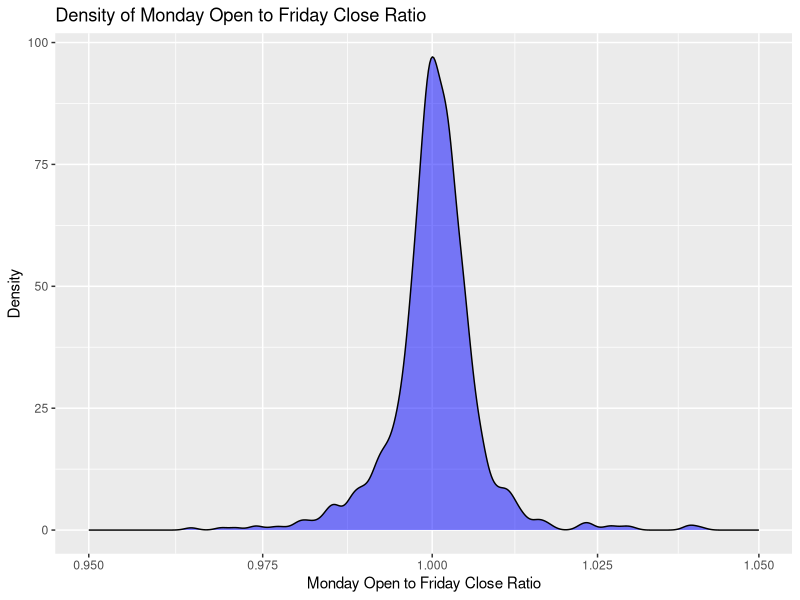
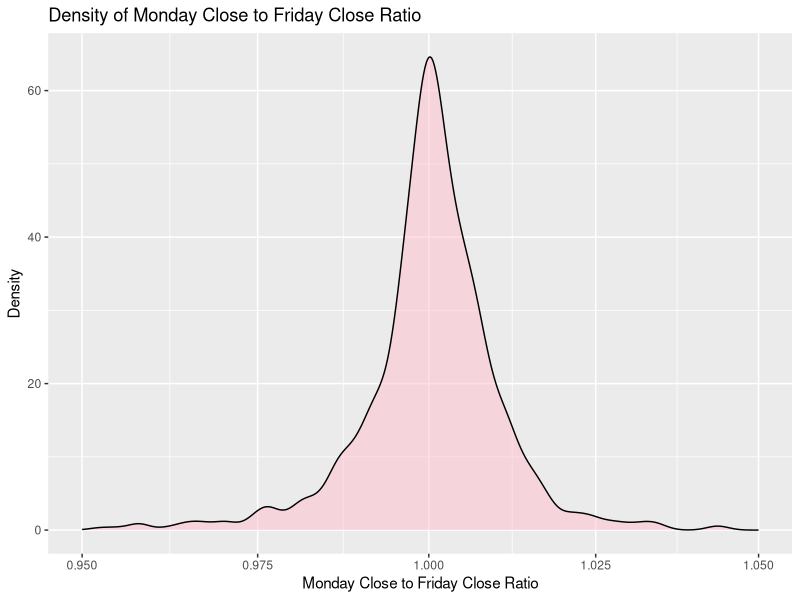
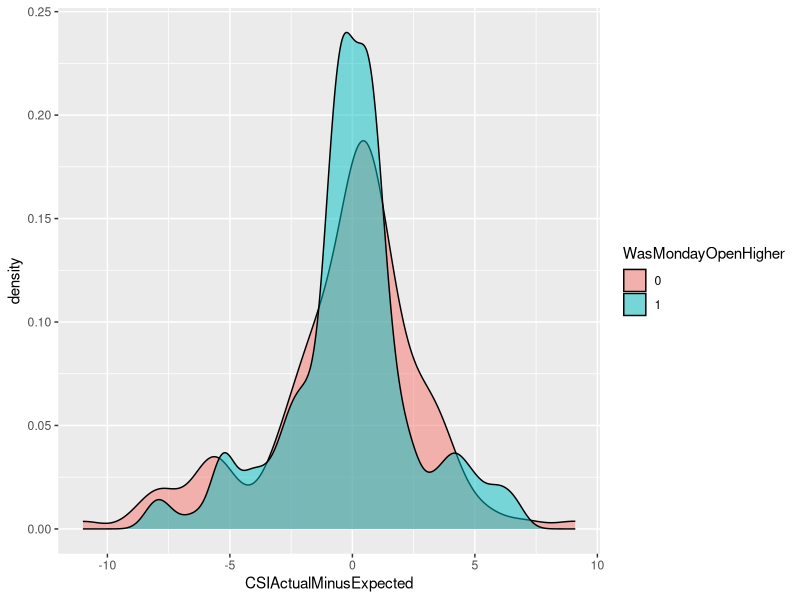
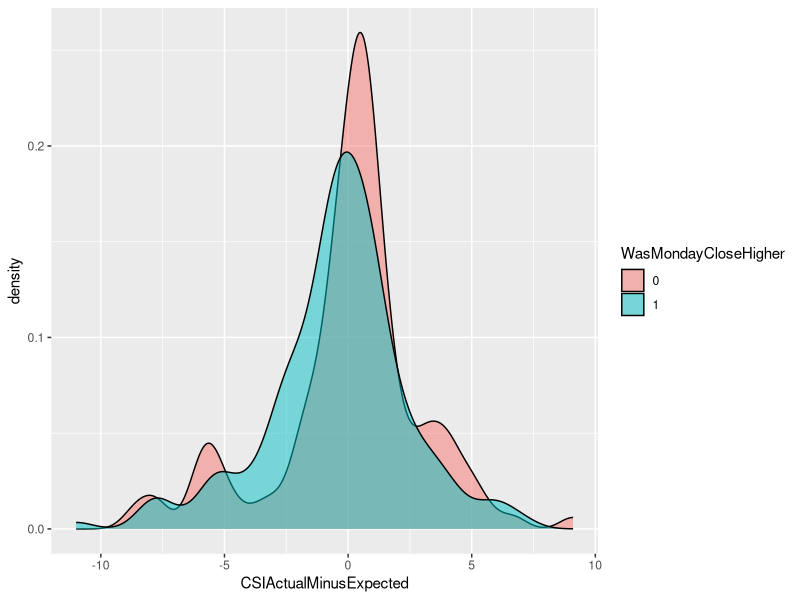
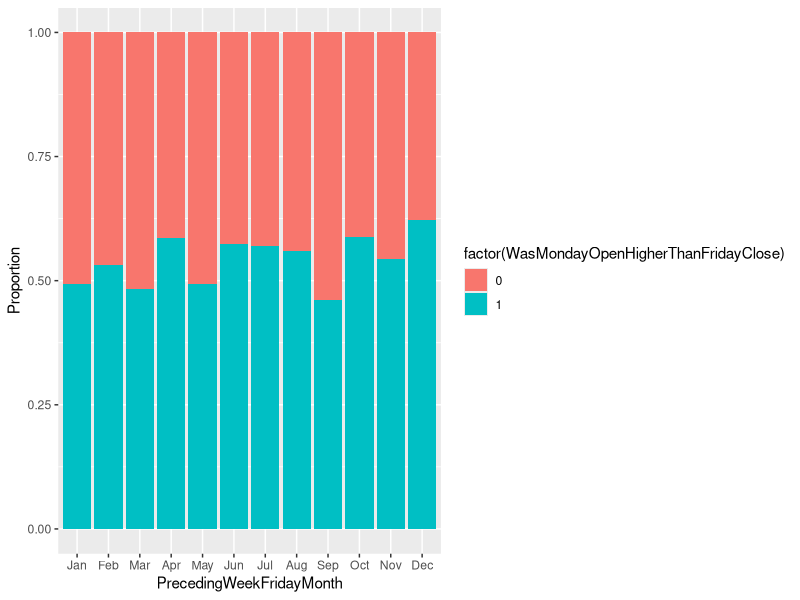

The R source for these figures, in order: (Note: this script raises an error after producing the figures.)
## ---- chunk 1
#| include: false
library(tidyverse)
library(sf)
library(dplyr)
library(knitr)

# If running on the department server, uncomment the lines below
#
# - We would also recommend rendering this assignment on https://hypatia.stat.duke.edu 
#   or https://katherinej.stat.duke.edu for better performance.

#flexiblas::flexiblas_load_backend("OPENBLAS-THREADS") |>
# flexiblas::flexiblas_switch()
# flexiblas::flexiblas_set_num_threads(8)
## ---- chunk 2
# Read the CSV file into a dataframe
df <- read.csv('data/SPY_data_wrangling/SPY_ready_for_analysis.csv', header = TRUE)

# Binomial model
model <- glm(MondayOpenComparedToFridayCloseChangeInPercent ~ FridayCloseComparedToThursdayCloseChangeInPercent + FridayIntradayChangeInPercent, 
                      data = df, family = gaussian)

# Print the summary of the model
summary(model)


## ---- chunk 3
df2 <- read.csv('data/SPY_data_wrangling/SPY_ready_for_analysis.csv', header = TRUE)

# Binomial model
model2 <- glm(WasMondayOpenHigherThanFridayClose	 ~ didFridayCloseHigherThanThursdayClose, 
                      data = df2, family = binomial)


# Gaussian model
model2_binomial <- glm(WasMondayOpenHigherThanFridayClose	 ~ wasFridayIntradayPositive, 
                      data = df2, family = binomial)
# Print the summary of the model
summary(model2)
summary(model2_binomial)
## ---- chunk 4
df3 <- read.csv('data/adding_triple_witch_to_SPY/SPY_ready_for_analysis_triple_witch.csv', header = TRUE)

# Binomial model
model3 <- glm(WasMondayOpenHigherThanFridayClose ~ didFridayCloseHigherThanThursdayClose + wasFridayIntradayPositive * fridayWasATripleWitchDay, 
                      data = df3, family = binomial)

# Print the summary of the model
summary(model3)




## ---- chunk 5
library(dplyr)
library(ggplot2)

# Assuming df3 is your dataframe

# Create a new column for the specified condition
df3 <- df3 %>%
  mutate(SpecialCondition = ifelse(fridayWasATripleWitchDay == 1 & didFridayCloseHigherThanThursdayClose == 0, "Condition Met", "Other"))

# Calculate ratios
ratios <- df3 %>%
  group_by(SpecialCondition) %>%
  summarise(
    Ones = sum(WasMondayOpenHigherThanFridayClose == 1),
    Zeros = sum(WasMondayOpenHigherThanFridayClose == 0),
    Ratio = Ones / Zeros,
    .groups = 'drop'
  )

# Print the ratios
print(ratios)


## ---- chunk 6
df4 <- read.csv('data/addingFOMC/SPY_ready_for_analysis_triple_witch_NFP_CSI_FOMC_with_month.csv', header = TRUE)
df4$MondayCloseToFridayCloseRatio <- df4$FollowingWeekMondayClose / df4$PrecedingWeekFridayClose

ggplot(df4, aes(x = MondayOpenToFridayCloseRatio)) + 
    geom_density(fill = "blue", alpha = 0.5) +
  scale_x_continuous(trans = 'log', limits = c(0.95, 1.05)) +
    labs(title = "Density of Monday Open to Friday Close Ratio",
         x = "Monday Open to Friday Close Ratio",
         y = "Density")

ggplot(df4, aes(x = MondayCloseToFridayCloseRatio)) + 
    geom_density(fill = "pink", alpha = 0.5) +
    scale_x_continuous(trans = 'log', limits = c(0.95, 1.05)) +
    labs(title = "Density of Monday Close to Friday Close Ratio",
         x = "Monday Close to Friday Close Ratio",
         y = "Density")



## ---- chunk 7
#1 vs 0 proportion break down table with percentages for df4$WasMondayOpenHigherThanFridayClose and df4$WasMondayCloseHigherThanFridayClose

# Count occurrences for WasMondayOpenHigherThanFridayClose
table_open <- table(df4$WasMondayOpenHigherThanFridayClose)

# Convert counts to proportions and then to percentages for WasMondayOpenHigherThanFridayClose
percentage_open <- prop.table(table_open) * 100

# Count occurrences for WasMondayCloseHigherThanFridayClose
table_close <- table(df4$WasMondayCloseHigherThanFridayClose)

# Convert counts to proportions and then to percentages for WasMondayCloseHigherThanFridayClose
percentage_close <- prop.table(table_close) * 100



formatted_yes_open <- sprintf("%.1f%%", percentage_open[2])
formatted_no_open <- sprintf("%.1f%%", percentage_open[1])
formatted_yes_close <- sprintf("%.1f%%", percentage_close[2])
formatted_no_close <- sprintf("%.1f%%", percentage_close[1])



breakdown_table <- data.frame(
  Category = c('Monday Open Price > Friday Close Price', 'Monday Close Price > Friday Close Price'),
  Yes = c(formatted_yes_open, formatted_yes_close),
  No = c(formatted_no_open, formatted_no_close)
  
)

library(knitr)
# Print the table
kable(breakdown_table, caption = "Proportions of Monday Open and Close vs. Friday Close", format = "html")

## ---- chunk 8
df4$NFPOutcomeIsShock <- ifelse(df4$NFPOutcome == "Shock", 1, 0)


#1. breakdown table of WasMondayOpenHigherThanFridayClose (1 vs 0) and NFPOutcomeIsShock (1 vs 0)
breakdown_table_monday_open_vs_nfp_shock <- table(df4$WasMondayOpenHigherThanFridayClose, df4$NFPOutcomeIsShock)
rownames(breakdown_table_monday_open_vs_nfp_shock) <- c("Monday Open Lower Than Friday Close", "Monday Open Higher Than Friday Close")
colnames(breakdown_table_monday_open_vs_nfp_shock) <- c("Nonfarm Payrolls Non-shock", "Nonfarm Payrolls Shock")
breakdown_table_column_percentages <- prop.table(breakdown_table_monday_open_vs_nfp_shock, 2) * 100
#print(breakdown_table_column_percentages)
breakdown_table_column_percentages_df <- as.data.frame.matrix(breakdown_table_column_percentages)

# Format each value to one decimal place with a percentage sign
breakdown_table_column_percentages_df_formatted <- data.frame(lapply(breakdown_table_column_percentages_df, function(x) sprintf("%.1f%%", x)))

# Print the formatted dataframe
#print(breakdown_table_column_percentages_df_formatted)


breakdown_table_WasMondayOpenHigherThanFridayClose_vs_NFPOutcomeIsShock <- data.frame(
  . = c("Monday Open Lower Than Friday Close", "Monday Open Higher Than Friday Close"),
  NFP_Nonshock = c(breakdown_table_column_percentages_df_formatted[1][[1]][1], breakdown_table_column_percentages_df_formatted[1][[1]][2]),
  NFP_Shock = c(breakdown_table_column_percentages_df_formatted[2][[1]][1], breakdown_table_column_percentages_df_formatted[2][[1]][2])
  
)


library(knitr)
# Print the table
kable(breakdown_table_WasMondayOpenHigherThanFridayClose_vs_NFPOutcomeIsShock, caption = "Proportion Breakdown of Monday Open Higher Than Friday Close vs Nonfarm Payroll Shock", format = "html")
## ---- chunk 9
df4$NFPOutcomeIsShock <- ifelse(df4$NFPOutcome == "Shock", 1, 0)


#1. breakdown table of WasMondayCloseHigherThanFridayClose (1 vs 0) and NFPOutcomeIsShock (1 vs 0)
breakdown_table_monday_close_vs_nfp_shock <- table(df4$WasMondayCloseHigherThanFridayClose, df4$NFPOutcomeIsShock)
rownames(breakdown_table_monday_close_vs_nfp_shock) <- c("Monday Close Lower Than Friday Close", "Monday Close Higher Than Friday Close")
colnames(breakdown_table_monday_close_vs_nfp_shock) <- c("Nonfarm Payrolls Non-shock", "Nonfarm Payrolls Shock")
breakdown_table_column_percentages2 <- prop.table(breakdown_table_monday_close_vs_nfp_shock, 2) * 100
#print(breakdown_table_column_percentages)
breakdown_table_column_percentages_df2 <- as.data.frame.matrix(breakdown_table_column_percentages2)

# Format each value to one decimal place with a percentage sign
breakdown_table_column_percentages_df_formatted2 <- data.frame(lapply(breakdown_table_column_percentages_df2, function(x) sprintf("%.1f%%", x)))

# Print the formatted dataframe
#print(breakdown_table_column_percentages_df_formatted)


breakdown_table_WasMondayCloseHigherThanFridayClose_vs_NFPOutcomeIsShock <- data.frame(
  . = c("Monday Close Lower Than Friday Close", "Monday Close Higher Than Friday Close"),
  NFP_Nonshock = c(breakdown_table_column_percentages_df_formatted2[1][[1]][1], breakdown_table_column_percentages_df_formatted2[1][[1]][2]),
  NFP_Shock = c(breakdown_table_column_percentages_df_formatted2[2][[1]][1], breakdown_table_column_percentages_df_formatted2[2][[1]][2])
  
)


library(knitr)
# Print the table
kable(breakdown_table_WasMondayCloseHigherThanFridayClose_vs_NFPOutcomeIsShock, caption = "Proportion Breakdown of Monday Close Higher Than Friday Close vs Nonfarm Payroll Shock", format = "html")
## ---- chunk 10
#columns_to_plot <- names(df4)[names(df4) != "MondayOpenToFridayCloseRatio"]

# Function to create a plot for each column
#create_plot <- function(col_name) {
#    p <- ggplot(df4, aes_string(x = col_name, y = "MondayOpenToFridayCloseRatio")) +
#        geom_point() +
#        labs(title = paste("MondayOpenToFridayCloseRatio vs", col_name),
#             x = col_name,
#             y = "MondayOpenToFridayCloseRatio")
#    print(p)
#}

# Apply the function to each column in the list
#lapply(columns_to_plot, create_plot)
## ---- chunk 11
#df4 <- read.csv('data/addingNonfarmPayrolls/SPY_ready_for_analysis_triple_witch_NFP.csv', header = TRUE)



# Binomial model
#model4 <- glm(WasMondayCloseHigherThanFridayClose ~ NFPOutcomeIsShock + fridayWasATripleWitchDay, 
#                      data = df4, family = binomial)


# Print the summary of the model
#summary(model4)



## ---- chunk 12
#summary(df4$CSIActualMinusExpected)
#table(df4$WasMondayOpenHigherThanFridayClose)

#boxplot(CSIActualMinusExpected ~ WasMondayOpenHigherThanFridayClose, data = df6, main = "CSIActualMinusExpected vs WasMondayOpenHigherThanFridayClose")


library(ggplot2)
ggplot(df4, aes(x = CSIActualMinusExpected, fill = factor(WasMondayOpenHigherThanFridayClose))) + 
  geom_density(alpha = 0.5) +
  labs(fill = "WasMondayOpenHigher")

# T-test or Mann-Whitney U Test (depending on data distribution)
t.test(CSIActualMinusExpected ~ WasMondayOpenHigherThanFridayClose, data = df4)

## ---- chunk 13
df4$CSIOutcomeIsShock <- ifelse(df4$CSIOutcome == "Shock", 1, 0)


#1. breakdown table of WasMondayOpenHigherThanFridayClose (1 vs 0) and CSIOutcomeIsShock (1 vs 0)
breakdown_table_monday_open_vs_csi_shock <- table(df4$WasMondayOpenHigherThanFridayClose, df4$CSIOutcomeIsShock)
rownames(breakdown_table_monday_open_vs_csi_shock) <- c("Monday Open Lower Than Friday Close", "Monday Open Higher Than Friday Close")
colnames(breakdown_table_monday_open_vs_csi_shock) <- c("Consumer Sentiment Index Non-shock", "Consumer Sentiment Index Shock")
breakdown_table_column_percentages_csi <- prop.table(breakdown_table_monday_open_vs_csi_shock, 2) * 100
#print(breakdown_table_column_percentages)
breakdown_table_column_percentages_df_csi <- as.data.frame.matrix(breakdown_table_column_percentages_csi)

# Format each value to one decimal place with a percentage sign
breakdown_table_column_percentages_df_formatted_csi <- data.frame(lapply(breakdown_table_column_percentages_df_csi, function(x) sprintf("%.1f%%", x)))

# Print the formatted dataframe
#print(breakdown_table_column_percentages_df_formatted)


breakdown_table_WasMondayOpenHigherThanFridayClose_vs_CSIOutcomeIsShock <- data.frame(
  . = c("Monday Open Lower Than Friday Close", "Monday Open Higher Than Friday Close"),
  CSI_Nonshock = c(breakdown_table_column_percentages_df_formatted_csi[1][[1]][1], breakdown_table_column_percentages_df_formatted_csi[1][[1]][2]),
  CSI_Shock = c(breakdown_table_column_percentages_df_formatted_csi[2][[1]][1], breakdown_table_column_percentages_df_formatted_csi[2][[1]][2])
  
)


library(knitr)
# Print the table
kable(breakdown_table_WasMondayOpenHigherThanFridayClose_vs_CSIOutcomeIsShock, caption = "Proportion Breakdown of Monday Open Higher Than Friday Close vs Consumer Sentiment Index Shock", format = "html")


#also a chi-square test on proportion of WasMondayOpenHigherThanFridayClose=1 and WasMondayOpenHigherThanFridayClose=0 being the same between CSIOutcomeIsShock=1 and CSIOutcomeIsShock=0
chi_square_test_WasMondayOpenHigherThanFridayClose_vs_CSIOutcomeIsShock <- chisq.test(breakdown_table_monday_open_vs_csi_shock)

# Print the results of the Chi-Square Test
print(chi_square_test_WasMondayOpenHigherThanFridayClose_vs_CSIOutcomeIsShock)
## ---- chunk 14
#summary(df4$CSIActualMinusExpected)
#table(df4$WasMondayOpenHigherThanFridayClose)

#boxplot(CSIActualMinusExpected ~ WasMondayOpenHigherThanFridayClose, data = df6, main = "CSIActualMinusExpected vs WasMondayOpenHigherThanFridayClose")


library(ggplot2)
ggplot(df4, aes(x = CSIActualMinusExpected, fill = factor(WasMondayCloseHigherThanFridayClose))) + 
  geom_density(alpha = 0.5) +
  labs(fill = "WasMondayCloseHigher")

# T-test or Mann-Whitney U Test (depending on data distribution)
t.test(CSIActualMinusExpected ~ WasMondayCloseHigherThanFridayClose, data = df4)

## ---- chunk 15
#df4$CSIOutcomeIsShock <- ifelse(df4$CSIOutcome == "Shock", 1, 0)


#1. breakdown table of WasMondayCloseHigherThanFridayClose (1 vs 0) and CSIOutcomeIsShock (1 vs 0)
breakdown_table_monday_close_vs_csi_shock <- table(df4$WasMondayCloseHigherThanFridayClose, df4$CSIOutcomeIsShock)
rownames(breakdown_table_monday_close_vs_csi_shock) <- c("Monday Close Lower Than Friday Close", "Monday Close Higher Than Friday Close")
colnames(breakdown_table_monday_close_vs_csi_shock) <- c("Consumer Sentiment Index Non-shock", "Consumer Sentiment Index Shock")
breakdown_table_column_percentages_csiCLOSE <- prop.table(breakdown_table_monday_close_vs_csi_shock, 2) * 100
#print(breakdown_table_column_percentages)
breakdown_table_column_percentages_df_csiCLOSE <- as.data.frame.matrix(breakdown_table_column_percentages_csiCLOSE)

# Format each value to one decimal place with a percentage sign
breakdown_table_column_percentages_df_formatted_csiCLOSE <- data.frame(lapply(breakdown_table_column_percentages_df_csiCLOSE, function(x) sprintf("%.1f%%", x)))

# Print the formatted dataframe
#print(breakdown_table_column_percentages_df_formatted)


breakdown_table_WasMondayCloseHigherThanFridayClose_vs_CSIOutcomeIsShock <- data.frame(
  . = c("Monday Close Lower Than Friday Close", "Monday Close Higher Than Friday Close"),
  CSI_Nonshock = c(breakdown_table_column_percentages_df_formatted_csiCLOSE[1][[1]][1], breakdown_table_column_percentages_df_formatted_csiCLOSE[1][[1]][2]),
  CSI_Shock = c(breakdown_table_column_percentages_df_formatted_csiCLOSE[2][[1]][1], breakdown_table_column_percentages_df_formatted_csiCLOSE[2][[1]][2])
  
)


library(knitr)
# Print the table
kable(breakdown_table_WasMondayCloseHigherThanFridayClose_vs_CSIOutcomeIsShock, caption = "Proportion Breakdown of Monday Close Higher Than Friday Close vs Consumer Sentiment Index Shock", format = "html")


#also a chi-square test on proportion of WasMondayOpenHigherThanFridayClose=1 and WasMondayOpenHigherThanFridayClose=0 being the same between CSIOutcomeIsShock=1 and CSIOutcomeIsShock=0
chi_square_test_WasMondayCloseHigherThanFridayClose_vs_CSIOutcomeIsShock <- chisq.test(breakdown_table_monday_close_vs_csi_shock)

# Print the results of the Chi-Square Test
print(chi_square_test_WasMondayCloseHigherThanFridayClose_vs_CSIOutcomeIsShock)
## ---- chunk 16
#df6$CSIOutcomeIsShock <- ifelse(df6$CSIOutcome == "Shock", 1, 0)
#table(df6$CSIOutcomeIsShock, df6$WasMondayOpenHigherThanFridayClose)

#chisq.test(table(df6$CSIOutcomeIsShock, df6$WasMondayOpenHigherThanFridayClose))
## ---- chunk 17
#df6 <- read.csv('data/addingUmichSentiment/SPY_ready_for_analysis_triple_witch_NFP_CSI.csv', header = TRUE)
#df6$NFPOutcomeIsShock <- ifelse(df6$NFPOutcome == "Shock", 1, 0)
#df6$CSIOutcomeIsShock <- ifelse(df6$CSIOutcome == "Shock", 1, 0)

# Binomial model

#model6 <- glm(WasMondayCloseHigherThanFridayClose ~ wasFridayIntradayPositive + NFPOutcomeIsShock + fridayWasATripleWitchDay + CSIOutcomeIsShock, 
#                      data = df6, family = binomial)


# Print the summary of the model
#summary(model6)



## ---- chunk 18

#1. breakdown table of WasMondayOpenHigherThanFridayClose (1 vs 0) and FOMCAction (Pause, Hike, SuperHike, etc...)
breakdown_table_monday_open_vs_fomc_action <- table(df4$WasMondayOpenHigherThanFridayClose, df4$FOMCAction)
rownames(breakdown_table_monday_open_vs_fomc_action) <- c("Monday Open Lower Than Friday Close", "Monday Open Higher Than Friday Close")
colnames(breakdown_table_monday_open_vs_fomc_action) <- c("", "Cut", "Hike", "Pause", "SuperCut", "SuperHike")
breakdown_table_column_percentages_FOMC <- prop.table(breakdown_table_monday_open_vs_fomc_action, 2) * 100
#print(breakdown_table_column_percentages)
breakdown_table_column_percentages_df_FOMC <- as.data.frame.matrix(breakdown_table_column_percentages_FOMC)

# Format each value to one decimal place with a percentage sign
breakdown_table_column_percentages_df_formatted_FOMC <- data.frame(lapply(breakdown_table_column_percentages_df_FOMC, function(x) sprintf("%.1f%%", x)))

# Print the formatted dataframe
#print(breakdown_table_column_percentages_df_formatted)


breakdown_table_WasMondayOpenHigherThanFridayClose_vs_FOMCAction <- data.frame(
  . = c("Monday Open Lower Than Friday Close", "Monday Open Higher Than Friday Close"),
  SuperCut = c(breakdown_table_column_percentages_df_formatted_FOMC[5][[1]][1], breakdown_table_column_percentages_df_formatted_FOMC[5][[1]][2]),
  Cut = c(breakdown_table_column_percentages_df_formatted_FOMC[2][[1]][1], breakdown_table_column_percentages_df_formatted_FOMC[2][[1]][2]),
  Pause = c(breakdown_table_column_percentages_df_formatted_FOMC[4][[1]][1], breakdown_table_column_percentages_df_formatted_FOMC[4][[1]][2]),
  Hike = c(breakdown_table_column_percentages_df_formatted_FOMC[3][[1]][1], breakdown_table_column_percentages_df_formatted_FOMC[3][[1]][2]),
  SuperHike = c(breakdown_table_column_percentages_df_formatted_FOMC[6][[1]][1], breakdown_table_column_percentages_df_formatted_FOMC[6][[1]][2])
  
)


library(knitr)
# Print the table
kable(breakdown_table_WasMondayOpenHigherThanFridayClose_vs_FOMCAction, caption = "Proportion Breakdown of Monday Open Higher Than Friday Close vs FOMC Actions", format = "html")


#also a chi-square test on proportion of WasMondayOpenHigherThanFridayClose=1 and WasMondayOpenHigherThanFridayClose=0 being the same between CSIOutcomeIsShock=1 and CSIOutcomeIsShock=0
chi_square_test_WasMondayOpenHigherThanFridayClose_vs_FOMCaction <- chisq.test(breakdown_table_monday_open_vs_fomc_action)

# Print the results of the Chi-Square Test
print(chi_square_test_WasMondayOpenHigherThanFridayClose_vs_FOMCaction)
## ---- chunk 19

#1. breakdown table of WasMondayCloseHigherThanFridayClose (1 vs 0) and FOMCAction (Pause, Hike, SuperHike, etc...)
breakdown_table_monday_close_vs_fomc_action <- table(df4$WasMondayCloseHigherThanFridayClose, df4$FOMCAction)
rownames(breakdown_table_monday_close_vs_fomc_action) <- c("Monday Open Lower Than Friday Close", "Monday Open Higher Than Friday Close")
colnames(breakdown_table_monday_close_vs_fomc_action) <- c("", "Cut", "Hike", "Pause", "SuperCut", "SuperHike")
breakdown_table_column_percentages_FOMCCLOSE <- prop.table(breakdown_table_monday_close_vs_fomc_action, 2) * 100
#print(breakdown_table_column_percentages)
breakdown_table_column_percentages_df_FOMCCLOSE <- as.data.frame.matrix(breakdown_table_column_percentages_FOMCCLOSE)

# Format each value to one decimal place with a percentage sign
breakdown_table_column_percentages_df_formatted_FOMCCLOSE <- data.frame(lapply(breakdown_table_column_percentages_df_FOMCCLOSE, function(x) sprintf("%.1f%%", x)))

# Print the formatted dataframe
#print(breakdown_table_column_percentages_df_formatted)


breakdown_table_WasMondayCloseHigherThanFridayClose_vs_FOMCAction <- data.frame(
  . = c("Monday Open Lower Than Friday Close", "Monday Open Higher Than Friday Close"),
  SuperCut = c(breakdown_table_column_percentages_df_formatted_FOMCCLOSE[5][[1]][1], breakdown_table_column_percentages_df_formatted_FOMCCLOSE[5][[1]][2]),
  Cut = c(breakdown_table_column_percentages_df_formatted_FOMCCLOSE[2][[1]][1], breakdown_table_column_percentages_df_formatted_FOMCCLOSE[2][[1]][2]),
  Pause = c(breakdown_table_column_percentages_df_formatted_FOMCCLOSE[4][[1]][1], breakdown_table_column_percentages_df_formatted_FOMCCLOSE[4][[1]][2]),
  Hike = c(breakdown_table_column_percentages_df_formatted_FOMCCLOSE[3][[1]][1], breakdown_table_column_percentages_df_formatted_FOMCCLOSE[3][[1]][2]),
  SuperHike = c(breakdown_table_column_percentages_df_formatted_FOMCCLOSE[6][[1]][1], breakdown_table_column_percentages_df_formatted_FOMCCLOSE[6][[1]][2])
  
)


library(knitr)
# Print the table
kable(breakdown_table_WasMondayCloseHigherThanFridayClose_vs_FOMCAction, caption = "Proportion Breakdown of Monday Close Higher Than Friday Close vs FOMC Actions", format = "html")


#also a chi-square test on proportion of WasMondayOpenHigherThanFridayClose=1 and WasMondayOpenHigherThanFridayClose=0 being the same between CSIOutcomeIsShock=1 and CSIOutcomeIsShock=0
chi_square_test_WasMondayCloseHigherThanFridayClose_vs_FOMCaction <- chisq.test(breakdown_table_monday_close_vs_fomc_action)

# Print the results of the Chi-Square Test
print(chi_square_test_WasMondayCloseHigherThanFridayClose_vs_FOMCaction)
## ---- chunk 20
df7 <- read.csv('data/addingFOMC/SPY_ready_for_analysis_triple_witch_NFP_CSI_FOMC.csv', header = TRUE)



df7$NFPOutcomeIsShock <- ifelse(df7$NFPOutcome == "Shock", 1, 0)
df7$CSIOutcomeIsShock <- ifelse(df7$CSIOutcome == "Shock", 1, 0)



df7_filtered <- rbind(df7[1:220, ], df7[264:nrow(df7), ])
df7_filtered$NFPOutcomeIsShock <- ifelse(df7_filtered$NFPOutcome == "Shock", 1, 0)
df7_filtered$CSIOutcomeIsShock <- ifelse(df7_filtered$CSIOutcome == "Shock", 1, 0)
df7_filtered$PrecedingWeekFridayVolumeMINUSPrecedingWeekThursdayVolume <- (df7_filtered$PrecedingWeekFridayVolume) - (df7_filtered$PrecedingWeekThursdayVolume)
#df7$FridayCloseToFridayOpenRatio <- (df$PrecedingWeekFridayClose) / (df$PrecedingWeekFridayOpen)


model7BUYFRICLOSESELLMONOPEN <- glm(WasMondayOpenHigherThanFridayClose ~ wasFridayIntradayPositive, 
                      data = df7_filtered, family = binomial)
summary(model7BUYFRICLOSESELLMONOPEN)





# wasFridayIntradayPositive
model7BUYFRICLOSESELLMONclose <- glm(WasMondayCloseHigherThanFridayClose ~ NFPOutcomeIsShock + CSIActualMinusExpected, 
                      data = df7, family = binomial)
  

summary(model7BUYFRICLOSESELLMONclose)

## ---- chunk 21
df8 <- read.csv('data/addingFOMC/SPY_ready_for_analysis_triple_witch_NFP_CSI_FOMC_with_month.csv', header = TRUE)
#df8 <- rbind(df8[1:220, ], df8[264:nrow(df8), ])
df8$NFPOutcomeIsShock <- ifelse(df8$NFPOutcome == "Shock", 1, 0)
df8$CSIOutcomeIsShock <- ifelse(df8$CSIOutcome == "Shock", 1, 0)
df8$PrecedingWeekFridayVolumePrecedingWeekThursdayVolumeRATIO <- (df8$PrecedingWeekFridayVolume) / (df8$PrecedingWeekThursdayVolume)


null_model <- glm(WasMondayOpenHigherThanFridayClose ~ 1, 
                  data = df8, family = binomial)
summary(null_model)
full_model <- glm(WasMondayOpenHigherThanFridayClose ~ didFridayCloseHigherThanThursdayClose + FridayCloseComparedToThursdayCloseChangeInPercent + wasFridayIntradayPositive + FridayIntradayChangeInPercent + fridayWasATripleWitchDay + NFPDayOrNot + NFPOutcome + CSIOutcome + CSIDayOrNot + wasItFOMCWeek + FOMCAction + FOMCActualVSExpected + FOMCActionSpecial + NFPOutcomeIsShock + CSIOutcomeIsShock + PrecedingWeekFridayVolumePrecedingWeekThursdayVolumeRATIO, 
                  data = df8, family = binomial)
summary(full_model)



forward_model <- step(null_model, 
                      scope = list(lower = null_model, upper = full_model), 
                      direction = "forward")
## ---- chunk 22
summary(forward_model)
## ---- chunk 23
backward_model <- step(full_model, direction = "backward")
summary(forward_model)
## ---- chunk 24
non_random_model <- glm(formula = WasMondayOpenHigherThanFridayClose ~ CSIOutcomeIsShock + 
    wasFridayIntradayPositive + FridayIntradayChangeInPercent + 
    didFridayCloseHigherThanThursdayClose, family = binomial, 
    data = df8)
summary(non_random_model)
## ---- chunk 25
df8$PrecedingWeekFridayMonth <- factor(df8$PrecedingWeekFridayMonth, levels = c("Jan", "Feb", "Mar", "Apr", "May", "Jun", "Jul", "Aug", "Sep", "Oct", "Nov", "Dec"))

table(df8$PrecedingWeekFridayMonth)
aggregate(WasMondayOpenHigherThanFridayClose ~ PrecedingWeekFridayMonth, data = df8, mean)
library(ggplot2)
ggplot(df8, aes(x = PrecedingWeekFridayMonth, fill = factor(WasMondayOpenHigherThanFridayClose))) +
  geom_bar(position = "fill") +
  ylab("Proportion")

## ---- chunk 26
contingency_table_months <- table(df8$PrecedingWeekFridayMonth, df8$WasMondayOpenHigherThanFridayClose)
print(contingency_table_months)
# Perform the Chi-square test
chi_sq_test_months <- chisq.test(contingency_table_months)

# Output the result
chi_sq_test_months
## ---- chunk 27
# Assign new groupings based on seasons
df8$Month <- with(df8, factor(
  ifelse(PrecedingWeekFridayMonth %in% c("Mar", "Jan", "May", "Sept"), "Odd", "Even")))


# Create a new contingency table with the season groupings
contingency_table_Month <- table(df8$Month, df8$WasMondayOpenHigherThanFridayClose)

# Perform the Chi-square test with the new grouping
chi_sq_test_Month <- chisq.test(contingency_table_Month)

# Output the result
chi_sq_test_Month

## ---- chunk 28
library(lme4)


mixed_model <- glmer(WasMondayOpenHigherThanFridayClose ~ CSIOutcomeIsShock + 
                     wasFridayIntradayPositive + FridayIntradayChangeInPercent + 
                     didFridayCloseHigherThanThursdayClose + 
                     (1 | Month), 
                     family = binomial, data = df8)
summary(mixed_model)
## ---- chunk 29
library(lme4)

anova(non_random_model, mixed_model)

## ---- chunk 30
#summary(glm(formula = WasMondayOpenHigherThanFridayClose ~ CSIOutcomeIsShock + 
#    wasFridayIntradayPositive + FridayIntradayChangeInPercent, family = binomial, 
#    data = df8))
## ---- chunk 31
#create df8$non_random_model_predict and df8$mixed_model_predict by going through each row of df8
# Predict with the non-random model
df8$non_random_model_predict <- as.integer(predict(non_random_model, type = "response") > 0.5)

# Predict with the mixed model
# Note: For mixed models, if you want to include random effects in predictions, use re.form = NULL
df8$mixed_model_predict <- as.integer(predict(mixed_model, re.form = NULL, type = "response") > 0.5)

## ---- chunk 32
non_random_model_right_wrong <- c(0, 0)
mixed_model_right_wrong <- c(0, 0)

# Iterate through each row of df8
for (i in 1:nrow(df8)) {
  # For the non-random model
  if (df8$WasMondayOpenHigherThanFridayClose[i] == df8$non_random_model_predict[i]) {
    non_random_model_right_wrong[1] <- non_random_model_right_wrong[1] + 1
  } else {
    non_random_model_right_wrong[2] <- non_random_model_right_wrong[2] + 1
  }

  # For the mixed model
  if (df8$WasMondayOpenHigherThanFridayClose[i] == df8$mixed_model_predict[i]) {
    mixed_model_right_wrong[1] <- mixed_model_right_wrong[1] + 1
  } else {
    mixed_model_right_wrong[2] <- mixed_model_right_wrong[2] + 1
  }
}

# Print the results
print(non_random_model_right_wrong)
print(non_random_model_right_wrong[1] / (non_random_model_right_wrong[1] + non_random_model_right_wrong[2]))

print(mixed_model_right_wrong)
print(mixed_model_right_wrong[1] / (mixed_model_right_wrong[1] + mixed_model_right_wrong[2]))
## ---- chunk 33
# save df to .csv
# Save df8 to a CSV file
write.csv(df8, file = "results/SPY_non_mixed_and_mixed_model.csv", row.names = FALSE)
